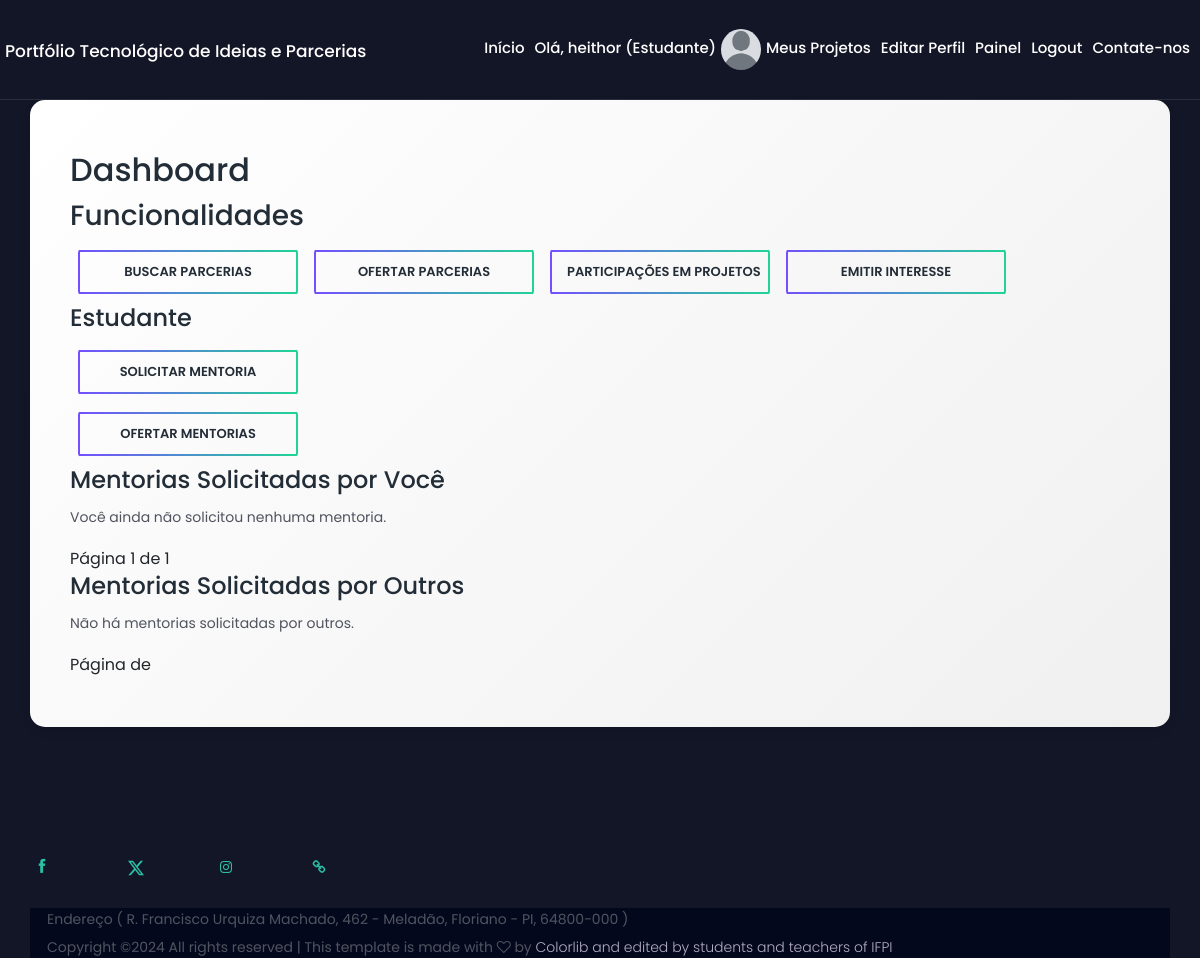
The page /dashboard/ (signed in) on the database as committed earlier.
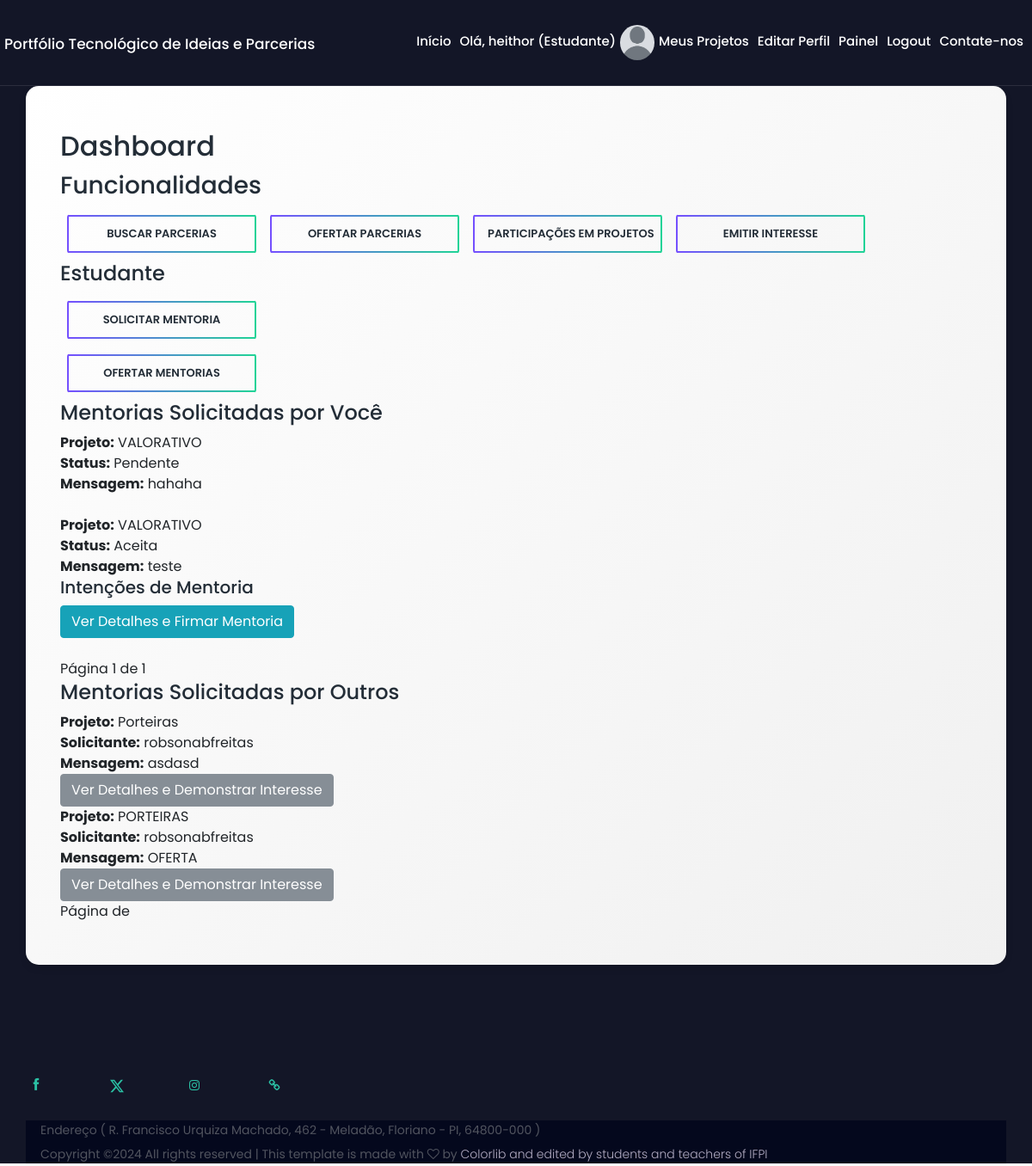
The same page on the database as committed later.
### cadastro/models.py (models this page shows, shortened)
class UserProfile(models.Model):
    USER_TYPES = (
        ('pesquisador', 'Pesquisador'),
        ('estudante', 'Estudante'),
        ('empresa', 'Empresa'),
        ('instituicao', 'Instituição'),
    )
    user = models.OneToOneField(User, on_delete=models.CASCADE)
    nome = models.CharField(max_length=300)
    user_type = models.CharField(max_length=50, choices=USER_TYPES)
    bio = models.TextField(null=True, blank=True)
    institution_name = models.CharField(max_length=255, null=True, blank=True)
    website = models.URLField(null=True, blank=True)
    linkedin = models.URLField(null=True, blank=True)
    avatar = models.ImageField(upload_to='avatars/', blank=True, null=True)

class MentorshipRequest(models.Model):
    project = models.ForeignKey(Project, on_delete=models.CASCADE, related_name='mentorship_requests')
    message = models.TextField()
    is_accepted = models.BooleanField(default=False)
    created_at = models.DateTimeField(auto_now_add=True)
    def has_interested_mentors(self):
        return self.interested_mentors.exists()  # Verifica se há mentores interessados

class Project(models.Model):
    STAGE_CHOICES = (
        ('ideia', 'Ideia'),
        ('em_progresso', 'Em Progresso'),
        ('completo', 'Completo'),
    )
    STATUS_CHOICES = (
        ('ativo', 'Ativo'),
        ('inativo', 'Inativo'),
        ('concluido', 'Concluído'),
    )
    location_state = models.ForeignKey('Estado', on_delete=models.SET_NULL, null=True)
    location_city = models.ForeignKey('Cidade', on_delete=models.SET_NULL, null=True)
    needs = models.ManyToManyField('Need', related_name='projects', blank=True)
    owner = models.ForeignKey(UserProfile, on_delete=models.CASCADE, related_name='projects')
    title = models.CharField(max_length=255)
    description = models.TextField()
    stage = models.CharField(max_length=50, choices=STAGE_CHOICES)
    status = models.CharField(max_length=50, choices=STATUS_CHOICES, default='ativo')
    category = models.ForeignKey(TechnologyCategory, on_delete=models.SET_NULL, null=True)
    institution = models.CharField(max_length=255, null=True, blank=True)
    start_date = models.DateField(null=True, blank=True)
    end_date = models.DateField(null=True, blank=True)
    funding_required = models.BooleanField(default=False)
    goals = models.TextField(null=True, blank=True)
    resources_needed = models.TextField(null=True, blank=True)
    collaborators = models.ManyToManyField(UserProfile, related_name='collaborations', blank=True)
    date_created = models.DateTimeField(auto_now_add=True)
    date_updated = models.DateTimeField(auto_now=True)
    keywords = models.TextField(null=True, blank=True)

### cadastro/views.py (the view)
# urls.py: path('dashboard/', DashboardView.as_view(), name='dashboard'),
class DashboardView(LoginRequiredMixin, TemplateView):
    template_name = 'dashboard.html'
    def get_context_data(self, **kwargs):
        context = super().get_context_data(**kwargs)
        solicitadas = MentorshipRequest.objects.filter(project__owner=self.request.user.userprofile).order_by(
            '-created_at')
        solicitacoes_outros = MentorshipRequest.objects.exclude(project__owner=self.request.user.userprofile).order_by(
            '-created_at')
        solicitadas_paginator = Paginator(solicitadas, 5)  # 5 mentorias por página
        solicitacoes_outros_paginator = Paginator(solicitacoes_outros, 5)
        page_number_solicitadas = self.request.GET.get('page_solicitadas')
        page_number_outros = self.request.GET.get('page_outros')
        solicitadas_page_obj = solicitadas_paginator.get_page(page_number_solicitadas)
        solicitacoes_outros_page_obj = solicitacoes_outros_paginator.get_page(page_number_outros)
        context['solicitadas'] = solicitadas_page_obj
        context['solicitacoes_outros'] = solicitacoes_outros_page_obj
        return context

### cadastro/templates/dashboard.html (shortened to what this page needs)
{% extends 'base.html' %}
{% block content %}
<div class="fancy-bg-dark section-padding-100">
    <div class="container fancy-bg-white">
        <div class="row">
            <div class="col-12">
                <h2>Dashboard</h2>
                {% if user.is_authenticated %}
                <h3>Funcionalidades</h3>
                <div class="d-flex flex-wrap justify-content-start">
                    <a href="{% url 'buscar_parcerias' %}" class="btn fancy-btn fancy-dark bg-transparent m-2">Buscar Parcerias</a>
                    <a href="{% url 'ofertar_parcerias' %}" class="btn fancy-btn fancy-dark bg-transparent m-2">Ofertar Parcerias</a>
                    <a href="{% url 'participacoes_projetos' %}" class="btn fancy-btn fancy-dark bg-transparent m-2">Participações em Projetos</a>
                    <a href="{% url 'emitir_interesse' %}" class="btn fancy-btn fancy-dark bg-transparent m-2">Emitir Interesse</a>
                </div>
                {% if user.userprofile.user_type == 'estudante' %}
                    <h4>Estudante</h4>
                    <div class="d-flex flex-wrap justify-content-start">
                    <a href="{% url 'solicitar_mentoria' %}" class="btn fancy-btn fancy-dark bg-transparent m-2">
                        Solicitar Mentoria</a>
                    </div>
                    <div class="d-flex flex-wrap justify-content-start">
                    <a href="{% url 'ofertar_mentorias' %}" class="btn fancy-btn fancy-dark bg-transparent m-2">
                        Ofertar Mentorias</a>
                    </div>
                {% endif %}
                <h4>Mentorias Solicitadas por Você</h4>
                <ul>
                    {% for mentorship in solicitadas %}
                    <li>
                        <strong>Projeto:</strong> {{ mentorship.project.title }} <br>
                        <strong>Status:</strong> {% if mentorship.is_accepted %}Aceita{% else %}Pendente{% endif %} <br>
                        <strong>Mensagem:</strong> {{ mentorship.message }} <br>
                        {% if mentorship.has_interested_mentors %}
                            <h5>Intenções de Mentoria</h5>
                            <button type="button" class="btn btn-info" data-bs-toggle="modal" data-bs-target="#firmarMentoriaModal_{{ mentorship.id }}">
                                Ver Detalhes e Firmar Mentoria
                            </button>
                        {% endif %}
                    </li>
                    <br>
                    {% empty %}
                    <p>Você ainda não solicitou nenhuma mentoria.</p>
                    {% endfor %}
                </ul>
                <div class="pagination">
                    <span>Página {{ solicitadas.number }} de {{ solicitadas.paginator.num_pages }}</span>
                </div>
                <h4>Mentorias Solicitadas por Outros</h4>
                <ul>
                        {% for mentorshipoutros in solicitacoes_outros %}
                            <li>
                                <strong>Projeto:</strong> {{ mentorshipoutros.project.title }} <br>
                                <strong>Solicitante:</strong> {{ mentorshipoutros.project.owner.user.username }} <br>
                                <strong>Mensagem:</strong> {{ mentorshipoutros.message }} <br>
                                <button type="button" class="btn btn btn-secondary" data-bs-toggle="modal" data-bs-target="#InteresseModal_{{ mentorshipoutros.id }}">
                                Ver Detalhes e Demonstrar Interesse
                                </button>
                            </li>
                     {% empty %}
                            <p>Não há mentorias solicitadas por outros.</p>
                        {% endfor %}
                    </ul>
                <div class="pagination">
                    <span>Página {{ recebidas.number }} de {{ recebidas.paginator.num_pages }}</span>
                </div>
                {% endif %}
            </div>
        </div>
    </div>
</div>
{% endblock %}

### cadastro/templates/base.html (shortened to what this page needs)
<!DOCTYPE html>
<html lang="pt-br">
<head>
    {% load static %}
<link href="https://cdn.jsdelivr.net/npm/bootstrap@5.1.3/dist/css/bootstrap.min.css" rel="stylesheet"
>
    <link rel="stylesheet" href="{%static 'style.css'%}">
    <link rel="stylesheet" href="{%static 'css/responsive/responsive.css'%}">
</head>
<body>
    <header class="header_area" id="header">
    <div class="container-fluid h-100">
        <div class="row h-100">
            <div class="col-12 h-100">
                <nav class="h-100 navbar navbar-expand-lg align-items-center">
                    <a class="navbar-brand" href="{% url 'home' %}">Portfólio Tecnológico de Ideias e Parcerias</a>
                    <div class="collapse navbar-collapse" id="fancyNav">
                        <ul class="navbar-nav ml-auto">
                            <li class="nav-item active">
                                <a class="nav-link" href="{% url 'home' %}">Início<span class="sr-only">(current)</span></a>
                            </li>
                            {% if user.is_authenticated %}
                                <li class="nav-item">
                                    <a class="nav-link" href="{% url 'user-profile' user.username %}">
                                        Olá, {{ user.username }} ({{ user.userprofile.user_type|capfirst }})
                                    </a>
                                </li>
                                <li class="nav-item">
                                    {% if user.userprofile.avatar %}
                                        <img src="{{ user.userprofile.avatar.url }}" alt="Foto de {{ user.username }}" class="rounded-circle" width="40" height="40">
                                    {% else %}
                                    <img src="{% static 'img/avatar.png' %}" alt="Sem foto" class="rounded-circle" width="40" height="40">
                                    {% endif %}
                                </li>
                                <li class="nav-item">
                                    <a class="nav-link" href="{% url 'project-list' %}">Meus Projetos</a>
                                </li>
                                <li class="nav-item">
                                    <a class="nav-link" href="{% url 'edit_profile' %}">Editar Perfil</a>
                                </li>
                                    <li class="nav-item">
                                        <a class="nav-link" href="{% url 'dashboard' %}">Painel</a>
                                    </li>
                                <li class="nav-item">
                                    <a class="nav-link" href="{% url 'logout' %}">Logout</a>
                                </li>
                            {% endif %}
                            <li class="nav-item">
                                <a class="nav-link" href="{% url 'contact' %}">Contate-nos</a>
                            </li>
                        </ul>
                    </div>
                </nav>
            </div>
        </div>
    </div>
</header>
{% block content %}
    {% endblock %}
                    <footer class="fancy-footer-area fancy-bg-dark">
                        <div class="footer-content section-padding-50   -50">
                            <div class="container">
                                <div class="row">
                                    <div class="col-12 col-sm-6 col-lg-4">
                                        <div class="single-footer-widget">
                                            <div class="footer-social-widegt d-flex align-items-center">
                                                    <a href="https://www.facebook.com/ifpiaui/">
                                                    <i class="ti-facebook"></i>
                                                    </a>
                                                    <a href="https://twitter.com/ifpiaui">
                                                    <svg xmlns="http://www.w3.org/2000/svg" width="16" height="16" fill="currentColor" class="bi bi-twitter-x" viewBox="0 0 16 16">
  <path d="M12.6.75h2.454l-5.36 6.142L16 15.25h-4.937l-3.867-5.07-4.425 5.07H.316l5.733-6.57L0 .75h5.063l3.495 4.633L12.601.75Zm-.86 13.028h1.36L4.323 2.145H2.865z"/>
</svg>
                                                    </a>
                                                    <a href="https://www.instagram.com/ifpiaui/">
                                                    <i class="fa fa-instagram"></i>
                                                	</a>
                                                    <a href="https://www.ifpi.edu.br/">
                                                    <i class="fa fa-link"></i>
                                                </a>
                                            </div>
                                        </div>
                                    </div>
        <div class="footer-copywrite-area">
            <div class="container h-100">
                <div class="row h-100">
                    <div class="col-12 h-100">
                        <div class="copywrite-content h-100 d-flex align-items-center justify-content-between">
                            <div class="copywrite-text">
                                <p>Endereço ( R. Francisco Urquiza Machado, 462 - Meladão, Floriano - PI, 64800-000 )</p>
                                <p>
                                    Copyright &copy;<script>document.write(new Date().getFullYear());</script> All rights reserved | This template is made with <i class="fa fa-heart-o" aria-hidden="true"></i> by <a href="https://colorlib.com" target="_blank">Colorlib and edited by students and teachers of IFPI</a>
                                    </p>
                            </div>
                        </div>
                    </div>
                </div>
            </div>
        </div>
    </div>
</div>
</div>
    </footer>
</body>
</html>

Rows that differ between the two databases and show on the page:
added MentorshipRequest: project "VALORATIVO", is_accepted "Pendente", message "hahaha", shown under "Mentorias Solicitadas por Você"
added MentorshipRequest: project "VALORATIVO", is_accepted "Aceita", message "teste", shown under "Mentorias Solicitadas por Você"
added MentorshipRequest: project "Porteiras", project.owner.user.username "robsonabfreitas", message "asdasd", shown under "Mentorias Solicitadas por Outros"
added MentorshipRequest: project "PORTEIRAS", project.owner.user.username "robsonabfreitas", message "OFERTA", shown under "Mentorias Solicitadas por Outros"
Other text that changed with them:
text no longer shown: "Você ainda não solicitou nenhuma mentoria. Não há mentorias solicitadas por outros."
